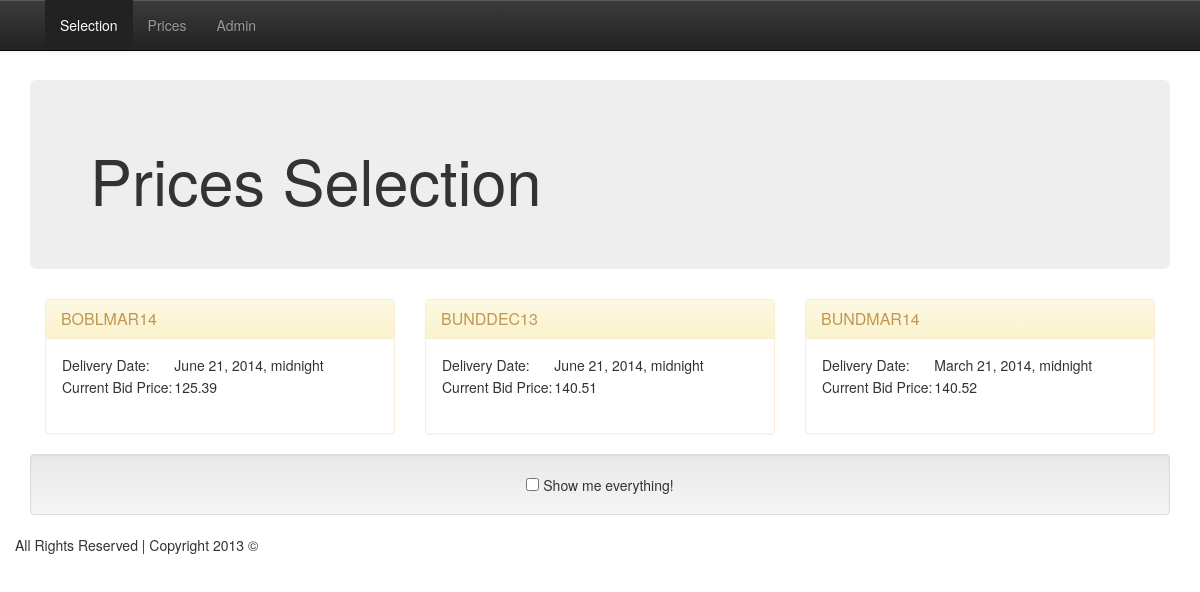
/, run on an earlier commit of the app's database.
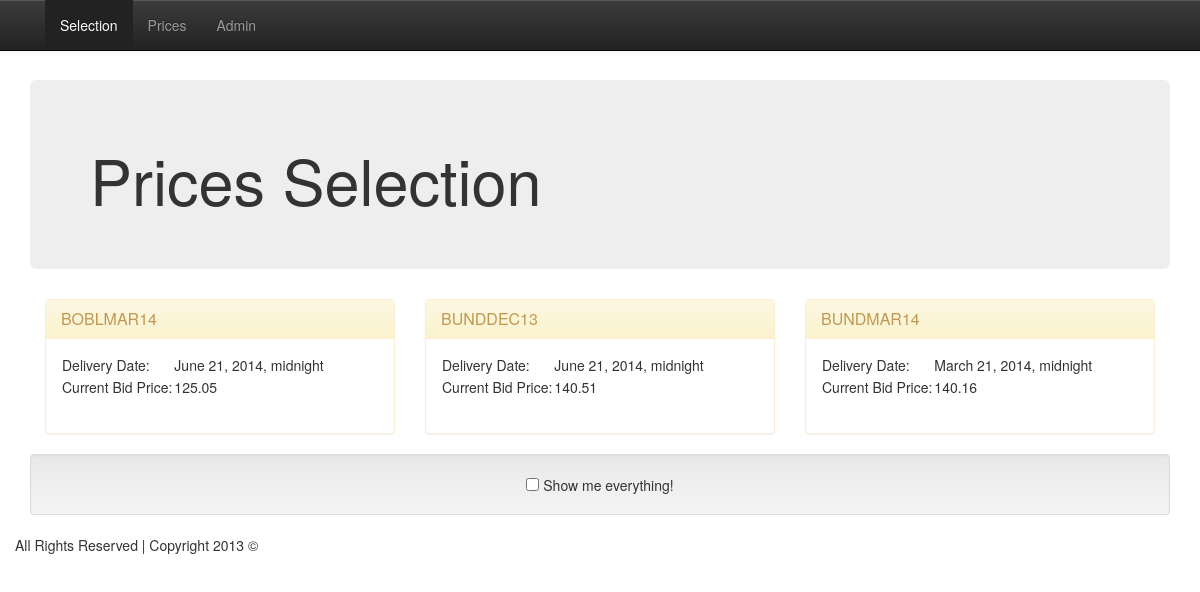
And on a later commit of the database.
### marketdata/models.py (models this page shows, shortened)
class Future(models.Model):
    name = models.CharField(max_length=200)
    bloomberg_id = models.CharField(max_length=200)
    easyscreen_id = models.CharField(max_length=200)
    bid = models.FloatField(default = -99)
    bid_volume = models.FloatField(default = -99)
    ask = models.FloatField(default = -99)
    ask_volume = models.FloatField(default = -99)
    value = models.FloatField(default = -99)
    last_trade_value = models.FloatField(default = -99)
    last_updated = models.DateTimeField(default = datetime.datetime(1900,1,1,0,0,0))
    last_trade_volume = models.FloatField(default = -99)
    month_tag = models.CharField(max_length=200)
    expiry_date = models.DateTimeField(default = datetime.datetime(1900,1,1,0,0,0))

### trader/views.py (the view)
# urls.py: url(r'^$', 'trader.views.home', name='home'),
@csrf_exempt
def home(request):
    selected_options = set(request.POST.keys())
    futures = sorted(
            Future.objects.all() ,
            key = lambda x : x.name)
    futures = [el for el in futures
            if el.expiry_date > datetime.datetime.today()]
    published_options = sorted(
            PublishOptionContract.objects.all(),
            key = lambda x : x.strike)
    published_option_definitions = set([])
    for o in published_options:
        published_option_definitions.add(o.optiondefinition)
    options = OptionDefinition.objects.all()
    options =  [el for el in options
            if el.expiry_date > datetime.datetime.today() and el in published_option_definitions]
    futuredict = collections.OrderedDict()
    checked_futuredict = collections.OrderedDict()
    for future in futures:
        futuredict[future] = []
        for o in options:
            if o.future_id == future.id:
                if o.name in selected_options:
                    futuredict[future].append((o,True))
                else:
                    futuredict[future].append((o,False))
    template = loader.get_template('index.html')
    context = RequestContext(request, {
        'futuredict': futuredict,
    })
    return HttpResponse(template.render(context))

### trader/templates/index.html (shortened to what this page needs)
{% extends "base-head.html" %}
{% block content %}
<div class="navbar navbar-inverse navbar-fixed-top">
  <div class="container">
    <div class="navbar-collapse collapse">
      <ul class="nav navbar-nav">
        <li class="active"><a>Selection</a></li>
        <li><a onclick="return postSelection();">Prices</a></li>
        <li><a href="/admin/">Admin</a></li>
      </ul>
    </div>
  </div>
</div>
<div class="container theme-showcase">
    <div class="jumbotron">
        <h1>Prices Selection</h1>
    </div>
    <div class="row">
        <div class="col-lg-12">
            {% if futuredict %}
                {% for future, options in futuredict.items %}
                    <div class="col-sm-4">
                        <div class="panel panel-warning">
                            <div class="panel-heading">
                                <h3 class="panel-title">{{future.name}}</h3>
                            </div>
                            <div class="panel-body">
                                <table>
                                    <tr><td>Delivery Date:</td> <td>{{future.expiry_date}}</td></tr>
                                    <tr><td>Current Bid Price:</td> <td>{{future.bid}}</td></tr>
                                </table>
                                <br />
                            </div>
                        </div>
                    </div>
                {% endfor %}
            {% endif %}
        </div>
    </div>
    <div class="row">
        <div class="col-lg-12">
            <div class="well text-center">
                <input type="checkbox" id="everything"> Show me everything!</input>
            </div>
        </div>
    </div>
</div>
{% endblock %}

What changed in the data, as far as the page shows it:
changed Future "BOBLMAR14": bid "125.39" → "125.05"
changed Future "BUNDMAR14": bid "140.52" → "140.16"
